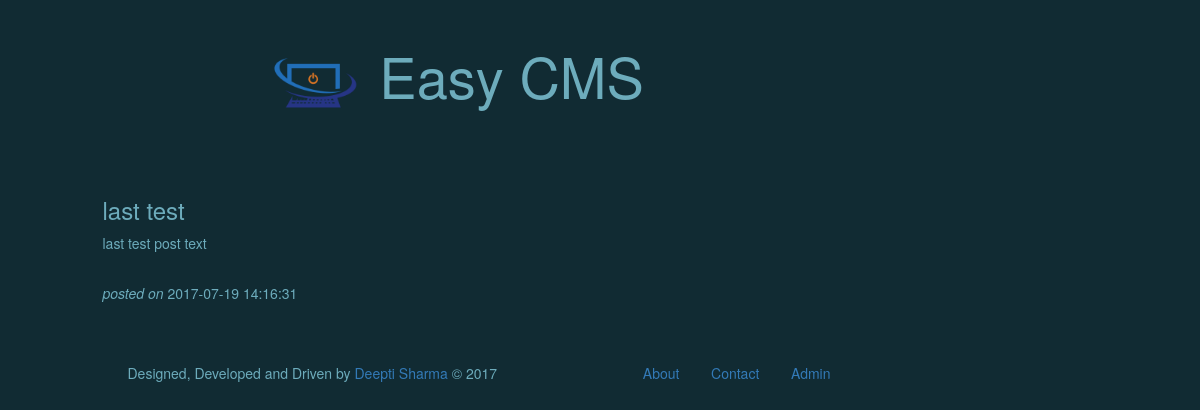
The app's page /post.php?id=4 with its own data.
### tables this page shows
CREATE TABLE `easy_posts` (
  `post_id` int(11) NOT NULL AUTO_INCREMENT,
  `post_title` varchar(300) NOT NULL,
  `post_text` text NOT NULL,
  `date_of_post` datetime DEFAULT NULL,
  `post_active` int(1) NOT NULL DEFAULT '1',
  `date_of_edit` datetime NOT NULL,
  PRIMARY KEY (`post_id`)
);

### config/db.php (called while the page is built, shortened)
<?php
include_once 'header.php';
function getPostFromId($postId){
    $getPost = mysql_query("SELECT post_id,post_title,post_text,date_of_post FROM `easy_posts` WHERE post_id = ".$postId);
    $row = mysql_fetch_array($getPost);
    return $row;
}

### web/post.php (the view)
<?php
include_once '../config/db.php';
$postId = $_GET[id];
$postCurrent = getPostFromId($postId);
?>
<div class="row">
    <div class="col-lg-offset-1 col-md-offset-1 col-sm-offset-1 col-xs-offset-1 col-lg-10 col-md-10 col-sm-10 col-xs-10 post">
        <?php
        echo ' <h3>' . $postCurrent[post_title] . '</h3>';
        ?>
        <p>
            <?php
            echo $postCurrent[post_text];
            echo '</p>';
            echo '<br><i>posted on </i>' . $postCurrent[date_of_post];
            ?>
    </div>
     <div class="col-lg-1 col-md-1 col-sm-1 col-xs-1"></div>
</div>
<?php
include_once './footer.php';
?>

### css/style.css (style rules this page uses)
body { background-color: rgb(17,43,51); color: rgb(109,172,188); }
.post { margin-top:5%; }

### records on screen
easy_posts: post_title "last test", post_text "last test post text", date_of_post "2017-07-19 14:16:31"
